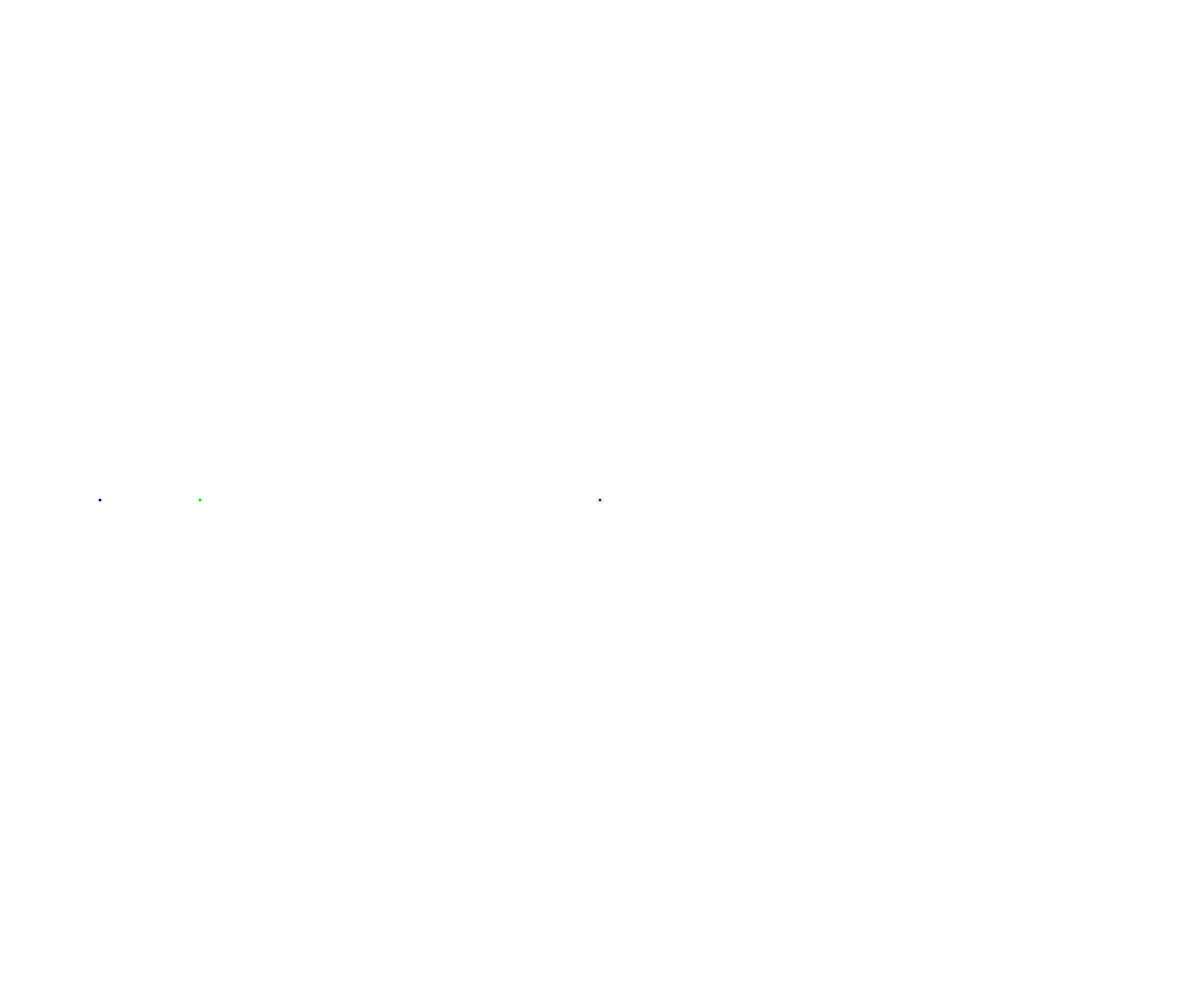
Frame 1 (no input)
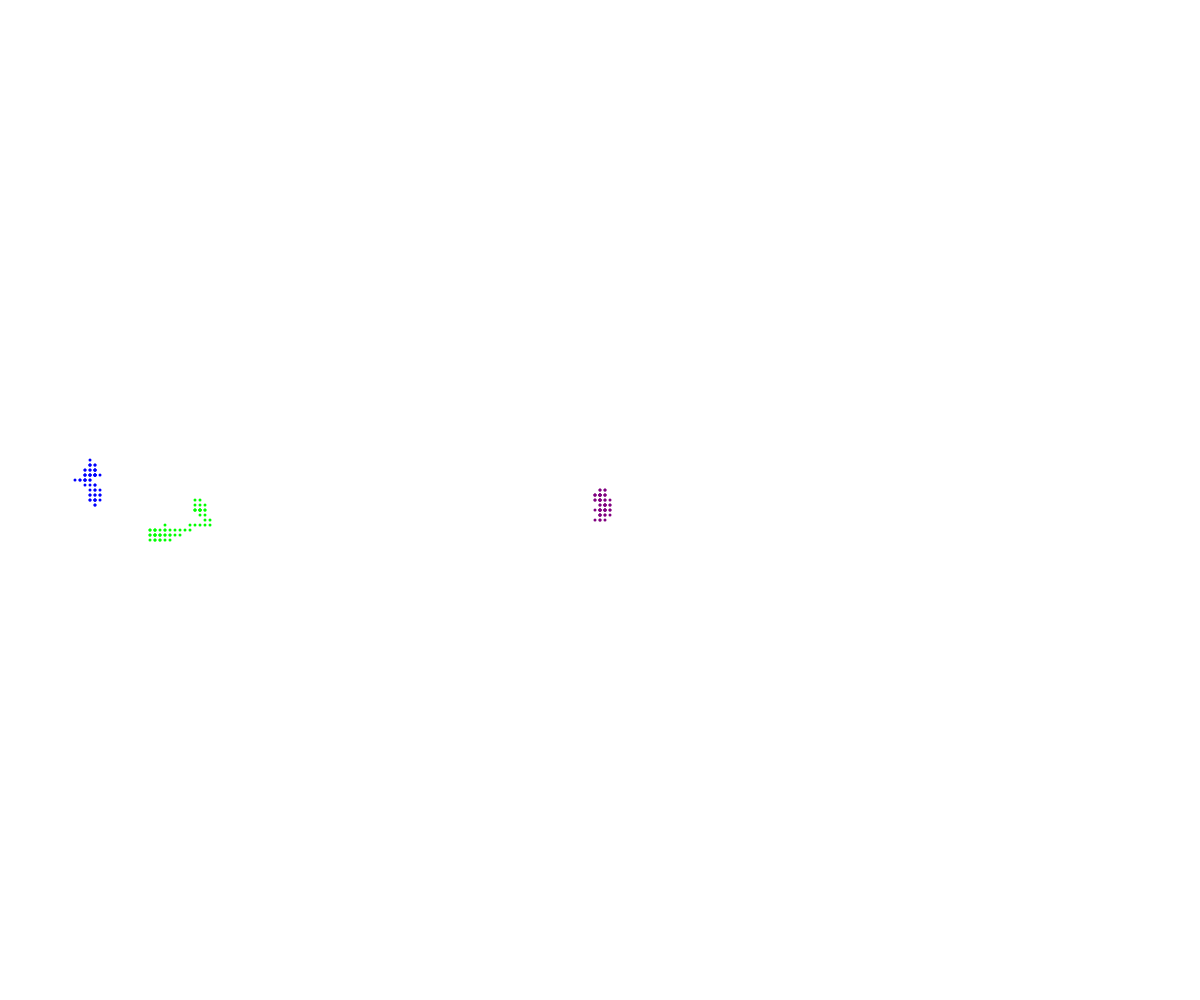
Frame 60 (no input)
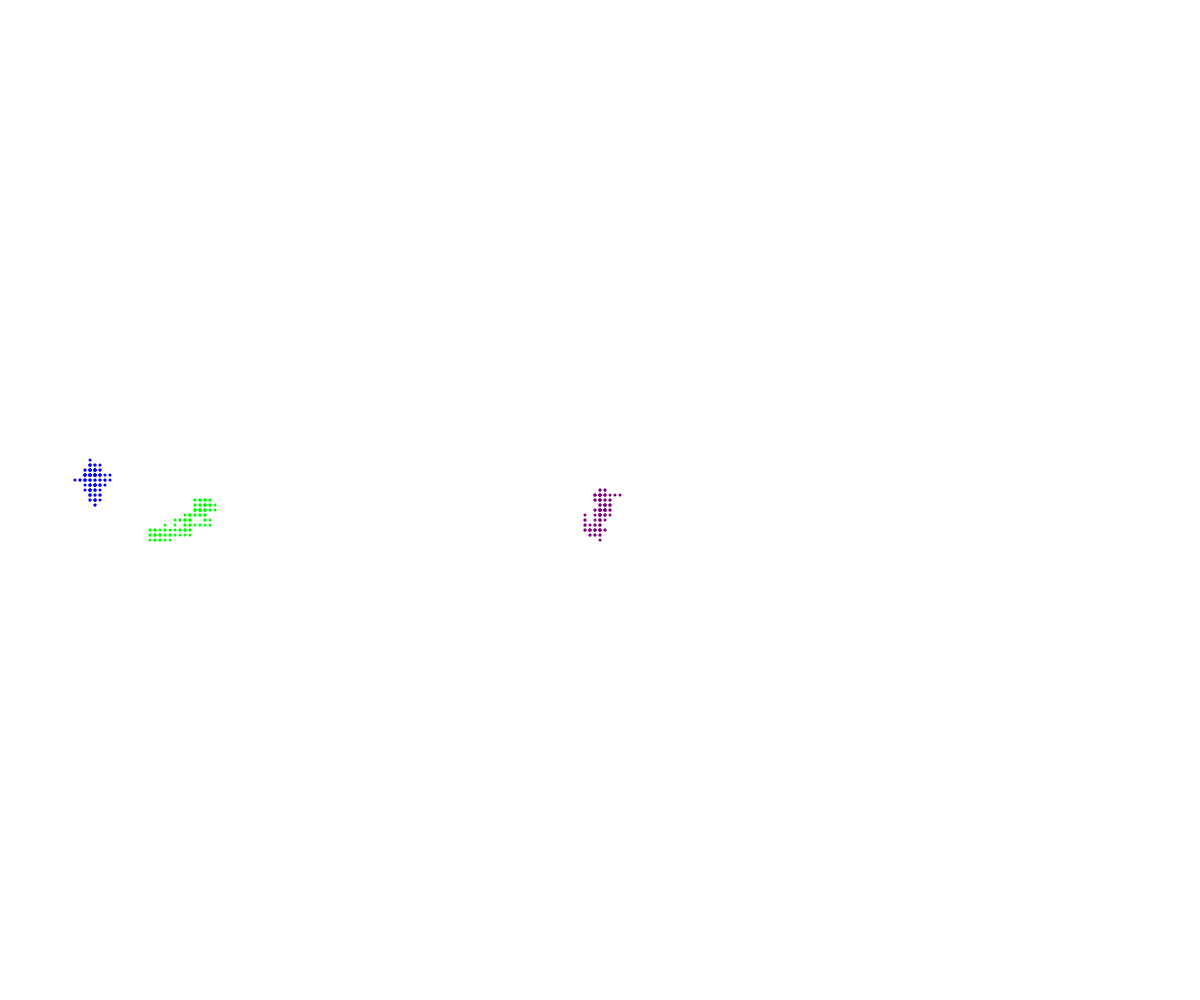
Frame 120 (the mouse pressed at the canvas centre since frame 60)

The p5.js sketch that drew these frames (run headless with seeded random() and noise() and a simulated clock; from frame 60 on, the mouse is pressed at the canvas centre):

// p5.js sketch
// ── sketch.js
// OOP Walker
// Name
// Date
//
// Extra for Experts:
// - describe what you did to take this project "above and beyond"


let kayaan, nick, hannah;

function setup() {
  createCanvas(windowWidth, windowHeight);
  kayaan = new Walker(width/2, height/2, "purple");
  nick = new Walker(width/6, height/2, "lime");
  hannah = new Walker(100, height/2, "blue");
}

function draw() {
  kayaan.display();
  nick.display();
  hannah.display();
  hannah.move();
  kayaan.move();
  nick.move();

}

class Walker {
  constructor(x, y, theColor) {
    this.x = x;
    this.y = y;
    this.color = theColor;
    this.speed = 5;
  }

  display() {
    noStroke();
    fill(this.color);
    circle(this.x, this.y, 3);

  }

  move() {
    let choice = random(100);
    if (choice < 25) { // up
      this.y -= this.speed;
    }
    else if (choice < 50) { //down
      this.y += this.speed;
    }
    else if (choice < 75) { // left
      this.x -= this.speed;
    }
    else { //down
      this.x += this.speed;
    }
    
    
  }
}
